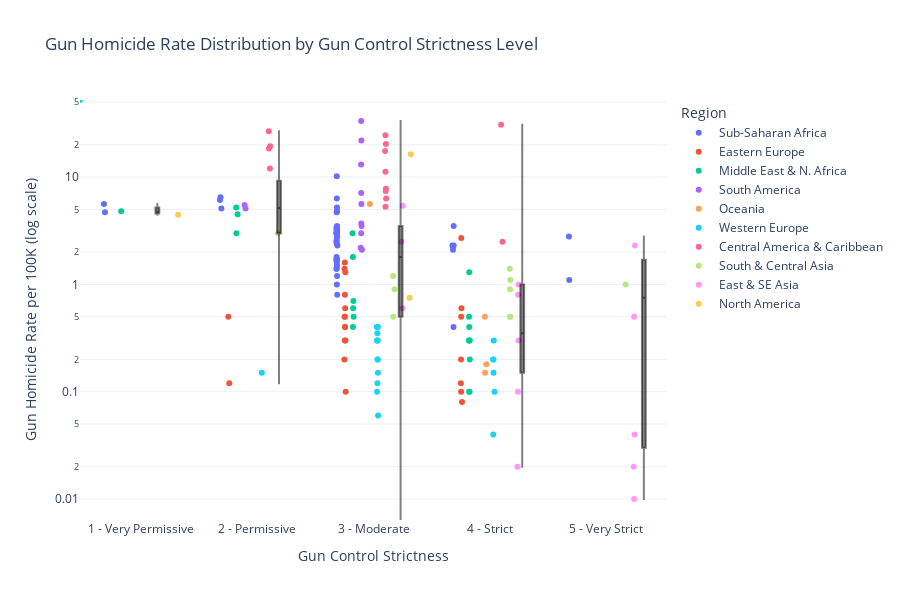

Notebook code for this chart:
### Markdown cell above
## Strip / Box Plot — Homicide Rate Distribution by Strictness Level

### Code cell
fig = px.strip(
    plot_df,
    x='strictness_label',
    y='gun_homicide_rate',
    color='region',
    hover_name='country_name',
    hover_data={'gun_homicide_rate': ':.2f', 'region': True, 'strictness_label': False},
    log_y=True,
    title='Gun Homicide Rate Distribution by Gun Control Strictness Level',
    labels={
        'strictness_label': 'Gun Control Strictness',
        'gun_homicide_rate': 'Gun Homicide Rate per 100K (log scale)',
        'region': 'Region',
    },
    category_orders={'strictness_label': list(STRICTNESS_LABELS.values())},
)

# Overlay box plot
for level in sorted(plot_df['gun_control_strictness'].unique()):
    subset = plot_df[plot_df['gun_control_strictness'] == level]
    fig.add_trace(go.Box(
        y=subset['gun_homicide_rate'],
        x=[STRICTNESS_LABELS[level]] * len(subset),
        name=f'Box {level}',
        marker_color='rgba(0,0,0,0.3)',
        line_color='rgba(0,0,0,0.5)',
        boxpoints=False,
        showlegend=False,
    ))

fig.update_layout(template='plotly_white', height=600)
fig.show()

### Figure 1 — Plotly figure (JSON) as saved in the notebook; plotly's stock layout.template omitted (floating-point values rounded to 4 significant figures)
{"data": [{"alignmentgroup": "True", "boxpoints": "all", "customdata": [["Sub-Saharan Africa"], ["Sub-Saharan Africa"], ["Sub-Saharan Africa"], ["Sub-Saharan Africa"], ["Sub-Saharan Africa"], ["Sub-Saharan Africa"], ["Sub-Saharan Africa"], ["Sub-Saharan Africa"], ["Sub-Saharan Africa"], ["Sub-Saharan Africa"], ["Sub-Saharan Africa"], ["Sub-Saharan Africa"], ["Sub-Saharan Africa"], ["Sub-Saharan Africa"], ["Sub-Saharan Africa"], ["Sub-Saharan Africa"], ["Sub-Saharan Africa"], ["Sub-Saharan Africa"], ["Sub-Saharan Africa"], ["Sub-Saharan Africa"], ["Sub-Saharan Africa"], ["Sub-Saharan Africa"], ["Sub-Saharan Africa"], ["Sub-Saharan Africa"], ["Sub-Saharan Africa"], ["Sub-Saharan Africa"], ["Sub-Saharan Africa"], ["Sub-Saharan Africa"], ["Sub-Saharan Africa"], ["Sub-Saharan Africa"], ["Sub-Saharan Africa"], ["Sub-Saharan Africa"], ["Sub-Saharan Africa"], ["Sub-Saharan Africa"], ["Sub-Saharan Africa"], ["Sub-Saharan Africa"], ["Sub-Saharan Africa"], ["Sub-Saharan Africa"], ["Sub-Saharan Africa"], ["Sub-Saharan Africa"], ["Sub-Saharan Africa"], ["Sub-Saharan Africa"], ["Sub-Saharan Africa"]], "fillcolor": "rgba(255,255,255,0)", "hoveron": "points", "hovertemplate": "<b>%{hovertext}</b><br><br>Region=%{customdata[0]}<br>Gun Homicide Rate per 100K (log scale)=%{y:.2f}<extra></extra>", "hovertext": ["Afghanistan", "Angola", "Benin", "Botswana", "Burkina Faso", "Burundi", "Cameroon", "Central African Republic", "Chad", "Congo", "DR Congo", "Cote d'Ivoire", "Eritrea", "Eswatini", "Ethiopia", "Gabon", "Ghana", "Guinea", "Guinea-Bissau", "Kenya", "Lesotho", "Liberia", "Madagascar", "Malawi", "Mali", "Mauritania", "Mauritius", "Mozambique", "Namibia", "Niger", "Nigeria", "Rwanda", "Senegal", "Sierra Leone", "Somalia", "South Africa", "South Sudan", "Sudan", "Tanzania", "Togo", "Uganda", "Zambia", "Zimbabwe"], "legendgroup": "Sub-Saharan Africa", "line": {"color": "rgba(255,255,255,0)"}, "marker": {"color": "#636efa"}, "name": "Sub-Saharan Africa", "offsetgroup": "Sub-Saharan Africa", "orientation": "v", "pointpos": 0, "showlegend": true, "type": "box", "x": ["1 - Very Permissive", "3 - Moderate", "3 - Moderate", "3 - Moderate", "3 - Moderate", "4 - Strict", "3 - Moderate", "2 - Permissive", "3 - Moderate", "3 - Moderate", "3 - Moderate", "3 - Moderate", "5 - Very Strict", "3 - Moderate", "4 - Strict", "3 - Moderate", "3 - Moderate", "3 - Moderate", "3 - Moderate", "4 - Strict", "3 - Moderate", "3 - Moderate", "3 - Moderate", "3 - Moderate", "3 - Moderate", "3 - Moderate", "4 - Strict", "3 - Moderate", "3 - Moderate", "3 - Moderate", "3 - Moderate", "5 - Very Strict", "3 - Moderate", "3 - Moderate", "1 - Very Permissive", "3 - Moderate", "2 - Permissive", "2 - Permissive", "4 - Strict", "3 - Moderate", "3 - Moderate", "3 - Moderate", "3 - Moderate"], "x0": " ", "xaxis": "x", "y": [4.7, 4.8, 0.8, 2.8, 1.5, 2.1, 2.9, 6.1, 3.2, 4.7, 3.0, 1.6, 2.8, 6.3, 3.5, 2.4, 1.7, 2.6, 3.4, 2.3, 3.1, 3.2, 1.4, 1.0, 3.5, 1.2, 0.4, 3.0, 5.2, 1.7, 3.2, 1.1, 1.4, 1.8, 5.6, 10.2, 6.5, 5.1, 2.3, 2.3, 3.3, 2.8, 2.5], "y0": " ", "yaxis": "y"}, {"alignmentgroup": "True", "boxpoints": "all", "customdata": [["Eastern Europe"], ["Eastern Europe"], ["Eastern Europe"], ["Eastern Europe"], ["Eastern Europe"], ["Eastern Europe"], ["Eastern Europe"], ["Eastern Europe"], ["Eastern Europe"], ["Eastern Europe"], ["Eastern Europe"], ["Eastern Europe"], ["Eastern Europe"], ["Eastern Europe"], ["Eastern Europe"], ["Eastern Europe"], ["Eastern Europe"], ["Eastern Europe"], ["Eastern Europe"], ["Eastern Europe"], ["Eastern Europe"], ["Eastern Europe"]], "fillcolor": "rgba(255,255,255,0)", "hoveron": "points", "hovertemplate": "<b>%{hovertext}</b><br><br>Region=%{customdata[0]}<br>Gun Homicide Rate per 100K (log scale)=%{y:.2f}<extra></extra>", "hovertext": ["Albania", "Armenia", "Azerbaijan", "Belarus", "Bosnia and Herzegovina", "Bulgaria", "Croatia", "Czech Republic", "Estonia", "Georgia", "Hungary", "Latvia", "Lithuania", "Moldova", "Montenegro", "Poland", "Romania", "Russia", "Serbia", "Slovakia", "Slovenia", "Ukraine"], "legendgroup": "Eastern Europe", "line": {"color": "rgba(255,255,255,0)"}, "marker": {"color": "#EF553B"}, "name": "Eastern Europe", "offsetgroup": "Eastern Europe", "orientation": "v", "pointpos": 0, "showlegend": true, "type": "box", "x": ["3 - Moderate", "3 - Moderate", "4 - Strict", "4 - Strict", "3 - Moderate", "3 - Moderate", "3 - Moderate", "2 - Permissive", "3 - Moderate", "3 - Moderate", "4 - Strict", "3 - Moderate", "3 - Moderate", "4 - Strict", "3 - Moderate", "4 - Strict", "4 - Strict", "4 - Strict", "2 - Permissive", "3 - Moderate", "3 - Moderate", "3 - Moderate"], "x0": " ", "xaxis": "x", "y": [1.3, 0.4, 0.6, 0.2, 0.6, 0.5, 0.3, 0.12, 0.3, 0.8, 0.12, 0.5, 0.4, 0.5, 1.4, 0.08, 0.1, 2.7, 0.5, 0.2, 0.1, 1.6], "y0": " ", "yaxis": "y"}, {"alignmentgroup": "True", "boxpoints": "all", "customdata": [["Middle East & N. Africa"], ["Middle East & N. Africa"], ["Middle East & N. Africa"], ["Middle East & N. Africa"], ["Middle East & N. Africa"], ["Middle East & N. Africa"], ["Middle East & N. Africa"], ["Middle East & N. Africa"], ["Middle East & N. Africa"], ["Middle East & N. Africa"], ["Middle East & N. Africa"], ["Middle East & N. Africa"], ["Middle East & N. Africa"], ["Middle East & N. Africa"], ["Middle East & N. Africa"], ["Middle East & N. Africa"], ["Middle East & N. Africa"], ["Middle East & N. Africa"], ["Middle East & N. Africa"]], "fillcolor": "rgba(255,255,255,0)", "hoveron": "points", "hovertemplate": "<b>%{hovertext}</b><br><br>Region=%{customdata[0]}<br>Gun Homicide Rate per 100K (log scale)=%{y:.2f}<extra></extra>", "hovertext": ["Algeria", "Bahrain", "Egypt", "Iran", "Iraq", "Israel", "Jordan", "Kuwait", "Lebanon", "Libya", "Morocco", "Oman", "Qatar", "Saudi Arabia", "Syria", "Tunisia", "Turkey", "United Arab Emirates", "Yemen"], "legendgroup": "Middle East & N. Africa", "line": {"color": "rgba(255,255,255,0)"}, "marker": {"color": "#00cc96"}, "name": "Middle East & N. Africa", "offsetgroup": "Middle East & N. Africa", "orientation": "v", "pointpos": 0, "showlegend": true, "type": "box", "x": ["4 - Strict", "4 - Strict", "4 - Strict", "4 - Strict", "2 - Permissive", "3 - Moderate", "3 - Moderate", "3 - Moderate", "2 - Permissive", "2 - Permissive", "4 - Strict", "4 - Strict", "4 - Strict", "3 - Moderate", "3 - Moderate", "4 - Strict", "3 - Moderate", "4 - Strict", "1 - Very Permissive"], "x0": " ", "xaxis": "x", "y": [0.5, 0.1, 0.4, 1.3, 5.2, 0.7, 0.5, 0.4, 3.0, 4.5, 0.3, 0.2, 0.1, 0.6, 3.0, 0.3, 1.8, 0.3, 4.8], "y0": " ", "yaxis": "y"}, {"alignmentgroup": "True", "boxpoints": "all", "customdata": [["South America"], ["South America"], ["South America"], ["South America"], ["South America"], ["South America"], ["South America"], ["South America"], ["South America"], ["South America"], ["South America"], ["South America"]], "fillcolor": "rgba(255,255,255,0)", "hoveron": "points", "hovertemplate": "<b>%{hovertext}</b><br><br>Region=%{customdata[0]}<br>Gun Homicide Rate per 100K (log scale)=%{y:.2f}<extra></extra>", "hovertext": ["Argentina", "Bolivia", "Brazil", "Chile", "Colombia", "Ecuador", "Guyana", "Paraguay", "Peru", "Suriname", "Uruguay", "Venezuela"], "legendgroup": "South America", "line": {"color": "rgba(255,255,255,0)"}, "marker": {"color": "#ab63fa"}, "name": "South America", "offsetgroup": "South America", "orientation": "v", "pointpos": 0, "showlegend": true, "type": "box", "x": ["3 - Moderate", "3 - Moderate", "3 - Moderate", "3 - Moderate", "3 - Moderate", "3 - Moderate", "3 - Moderate", "2 - Permissive", "3 - Moderate", "2 - Permissive", "3 - Moderate", "3 - Moderate"], "x0": " ", "xaxis": "x", "y": [2.2, 3.0, 21.9, 2.1, 13.1, 5.6, 7.1, 5.5, 3.7, 5.1, 3.5, 33.3], "y0": " ", "yaxis": "y"}, {"alignmentgroup": "True", "boxpoints": "all", "customdata": [["Oceania"], ["Oceania"], ["Oceania"], ["Oceania"]], "fillcolor": "rgba(255,255,255,0)", "hoveron": "points", "hovertemplate": "<b>%{hovertext}</b><br><br>Region=%{customdata[0]}<br>Gun Homicide Rate per 100K (log scale)=%{y:.2f}<extra></extra>", "hovertext": ["Australia", "Fiji", "New Zealand", "Papua New Guinea"], "legendgroup": "Oceania", "line": {"color": "rgba(255,255,255,0)"}, "marker": {"color": "#FFA15A"}, "name": "Oceania", "offsetgroup": "Oceania", "orientation": "v", "pointpos": 0, "showlegend": true, "type": "box", "x": ["4 - Strict", "4 - Strict", "4 - Strict", "3 - Moderate"], "x0": " ", "xaxis": "x", "y": [0.15, 0.5, 0.18, 5.6], "y0": " ", "yaxis": "y"}, {"alignmentgroup": "True", "boxpoints": "all", "customdata": [["Western Europe"], ["Western Europe"], ["Western Europe"], ["Western Europe"], ["Western Europe"], ["Western Europe"], ["Western Europe"], ["Western Europe"], ["Western Europe"], ["Western Europe"], ["Western Europe"], ["Western Europe"], ["Western Europe"], ["Western Europe"], ["Western Europe"], ["Western Europe"], ["Western Europe"], ["Western Europe"], ["Western Europe"], ["Western Europe"]], "fillcolor": "rgba(255,255,255,0)", "hoveron": "points", "hovertemplate": "<b>%{hovertext}</b><br><br>Region=%{customdata[0]}<br>Gun Homicide Rate per 100K (log scale)=%{y:.2f}<extra></extra>", "hovertext": ["Austria", "Belgium", "Cyprus", "Denmark", "Finland", "France", "Germany", "Greece", "Iceland", "Ireland", "Italy", "Luxembourg", "Malta", "Netherlands", "Norway", "Portugal", "Spain", "Sweden", "Switzerland", "United Kingdom"], "legendgroup": "Western Europe", "line": {"color": "rgba(255,255,255,0)"}, "marker": {"color": "#19d3f3"}, "name": "Western Europe", "offsetgroup": "Western Europe", "orientation": "v", "pointpos": 0, "showlegend": true, "type": "box", "x": ["3 - Moderate", "3 - Moderate", "3 - Moderate", "4 - Strict", "3 - Moderate", "3 - Moderate", "3 - Moderate", "3 - Moderate", "3 - Moderate", "4 - Strict", "3 - Moderate", "4 - Strict", "4 - Strict", "4 - Strict", "3 - Moderate", "3 - Moderate", "3 - Moderate", "3 - Moderate", "2 - Permissive", "4 - Strict"], "x0": " ", "xaxis": "x", "y": [0.15, 0.3, 0.2, 0.15, 0.2, 0.3, 0.06, 0.4, 0.0, 0.2, 0.35, 0.1, 0.3, 0.2, 0.1, 0.3, 0.12, 0.4, 0.15, 0.04], "y0": " ", "yaxis": "y"}, {"alignmentgroup": "True", "boxpoints": "all", "customdata": [["Central America & Caribbean"], ["Central America & Caribbean"], ["Central America & Caribbean"], ["Central America & Caribbean"], ["Central America & Caribbean"], ["Central America & Caribbean"], ["Central America & Caribbean"], ["Central America & Caribbean"], ["Central America & Caribbean"], ["Central America & Caribbean"], ["Central America & Caribbean"], ["Central America & Caribbean"], ["Central America & Caribbean"], ["Central America & Caribbean"]], "fillcolor": "rgba(255,255,255,0)", "hoveron": "points", "hovertemplate": "<b>%{hovertext}</b><br><br>Region=%{customdata[0]}<br>Gun Homicide Rate per 100K (log scale)=%{y:.2f}<extra></extra>", "hovertext": ["Bahamas", "Barbados", "Belize", "Costa Rica", "Cuba", "Dominican Republic", "El Salvador", "Guatemala", "Haiti", "Honduras", "Jamaica", "Nicaragua", "Panama", "Trinidad and Tobago"], "legendgroup": "Central America & Caribbean", "line": {"color": "rgba(255,255,255,0)"}, "marker": {"color": "#FF6692"}, "name": "Central America & Caribbean", "offsetgroup": "Central America & Caribbean", "orientation": "v", "pointpos": 0, "showlegend": true, "type": "box", "x": ["3 - Moderate", "3 - Moderate", "2 - Permissive", "3 - Moderate", "4 - Strict", "3 - Moderate", "3 - Moderate", "2 - Permissive", "2 - Permissive", "2 - Permissive", "4 - Strict", "3 - Moderate", "3 - Moderate", "3 - Moderate"], "x0": " ", "xaxis": "x", "y": [24.5, 7.4, 19.4, 6.3, 2.5, 11.2, 17.5, 18.5, 12.0, 26.7, 30.7, 5.3, 7.8, 20.3], "y0": " ", "yaxis": "y"}, {"alignmentgroup": "True", "boxpoints": "all", "customdata": [["South & Central Asia"], ["South & Central Asia"], ["South & Central Asia"], ["South & Central Asia"], ["South & Central Asia"], ["South & Central Asia"], ["South & Central Asia"], ["South & Central Asia"], ["South & Central Asia"], ["South & Central Asia"]], "fillcolor": "rgba(255,255,255,0)", "hoveron": "points", "hovertemplate": "<b>%{hovertext}</b><br><br>Region=%{customdata[0]}<br>Gun Homicide Rate per 100K (log scale)=%{y:.2f}<extra></extra>", "hovertext": ["Bangladesh", "India", "Kazakhstan", "Kyrgyzstan", "Nepal", "Pakistan", "Sri Lanka", "Tajikistan", "Turkmenistan", "Uzbekistan"], "legendgroup": "South & Central Asia", "line": {"color": "rgba(255,255,255,0)"}, "marker": {"color": "#B6E880"}, "name": "South & Central Asia", "offsetgroup": "South & Central Asia", "orientation": "v", "pointpos": 0, "showlegend": true, "type": "box", "x": ["4 - Strict", "3 - Moderate", "3 - Moderate", "3 - Moderate", "4 - Strict", "2 - Permissive", "4 - Strict", "4 - Strict", "5 - Very Strict", "4 - Strict"], "x0": " ", "xaxis": "x", "y": [1.1, 0.9, 0.5, 1.2, 0.9, 3.0, 1.4, 0.5, 1.0, 0.5], "y0": " ", "yaxis": "y"}, {"alignmentgroup": "True", "boxpoints": "all", "customdata": [["East & SE Asia"], ["East & SE Asia"], ["East & SE Asia"], ["East & SE Asia"], ["East & SE Asia"], ["East & SE Asia"], ["East & SE Asia"], ["East & SE Asia"], ["East & SE Asia"], ["East & SE Asia"], ["East & SE Asia"], ["East & SE Asia"], ["East & SE Asia"]], "fillcolor": "rgba(255,255,255,0)", "hoveron": "points", "hovertemplate": "<b>%{hovertext}</b><br><br>Region=%{customdata[0]}<br>Gun Homicide Rate per 100K (log scale)=%{y:.2f}<extra></extra>", "hovertext": ["Cambodia", "China", "Indonesia", "Japan", "South Korea", "Malaysia", "Mongolia", "Myanmar", "Philippines", "Singapore", "Thailand", "Timor-Leste", "Vietnam"], "legendgroup": "East & SE Asia", "line": {"color": "rgba(255,255,255,0)"}, "marker": {"color": "#FF97FF"}, "name": "East & SE Asia", "offsetgroup": "East & SE Asia", "orientation": "v", "pointpos": 0, "showlegend": true, "type": "box", "x": ["4 - Strict", "5 - Very Strict", "4 - Strict", "5 - Very Strict", "4 - Strict", "4 - Strict", "3 - Moderate", "5 - Very Strict", "3 - Moderate", "5 - Very Strict", "3 - Moderate", "4 - Strict", "5 - Very Strict"], "x0": " ", "xaxis": "x", "y": [0.8, 0.04, 0.1, 0.01, 0.02, 0.3, 0.6, 2.3, 5.4, 0.02, 2.5, 1.0, 0.5], "y0": " ", "yaxis": "y"}, {"alignmentgroup": "True", "boxpoints": "all", "customdata": [["North America"], ["North America"], ["North America"]], "fillcolor": "rgba(255,255,255,0)", "hoveron": "points", "hovertemplate": "<b>%{hovertext}</b><br><br>Region=%{customdata[0]}<br>Gun Homicide Rate per 100K (log scale)=%{y:.2f}<extra></extra>", "hovertext": ["Canada", "Mexico", "United States"], "legendgroup": "North America", "line": {"color": "rgba(255,255,255,0)"}, "marker": {"color": "#FECB52"}, "name": "North America", "offsetgroup": "North America", "orientation": "v", "pointpos": 0, "showlegend": true, "type": "box", "x": ["3 - Moderate", "3 - Moderate", "1 - Very Permissive"], "x0": " ", "xaxis": "x", "y": [0.75, 16.3, 4.46], "y0": " ", "yaxis": "y"}, {"boxpoints": false, "line": {"color": "rgba(0,0,0,0.5)"}, "marker": {"color": "rgba(0,0,0,0.3)"}, "name": "Box 1.0", "showlegend": false, "type": "box", "x": ["1 - Very Permissive", "1 - Very Permissive", "1 - Very Permissive", "1 - Very Permissive"], "y": [4.7, 5.6, 4.46, 4.8]}, {"boxpoints": false, "line": {"color": "rgba(0,0,0,0.5)"}, "marker": {"color": "rgba(0,0,0,0.3)"}, "name": "Box 2.0", "showlegend": false, "type": "box", "x": ["2 - Permissive", "2 - Permissive", "2 - Permissive", "2 - Permissive", "2 - Permissive", "2 - Permissive", "2 - Permissive", "2 - Permissive", "2 - Permissive", "2 - Permissive", "2 - Permissive", "2 - Permissive", "2 - Permissive", "2 - Permissive", "2 - Permissive", "2 - Permissive"], "y": [19.4, 6.1, 0.12, 18.5, 12.0, 26.7, 5.2, 3.0, 4.5, 3.0, 5.5, 0.5, 6.5, 5.1, 5.1, 0.15]}, {"boxpoints": false, "line": {"color": "rgba(0,0,0,0.5)"}, "marker": {"color": "rgba(0,0,0,0.3)"}, "name": "Box 3.0", "showlegend": false, "type": "box", "x": ["3 - Moderate", "3 - Moderate", "3 - Moderate", "3 - Moderate", "3 - Moderate", "3 - Moderate", "3 - Moderate", "3 - Moderate", "3 - Moderate", "3 - Moderate", "3 - Moderate", "3 - Moderate", "3 - Moderate", "3 - Moderate", "3 - Moderate", "3 - Moderate", "3 - Moderate", "3 - Moderate", "3 - Moderate", "3 - Moderate", "3 - Moderate", "3 - Moderate", "3 - Moderate", "3 - Moderate", "3 - Moderate", "3 - Moderate", "3 - Moderate", "3 - Moderate", "3 - Moderate", "3 - Moderate", "3 - Moderate", "3 - Moderate", "3 - Moderate", "3 - Moderate", "3 - Moderate", "3 - Moderate", "3 - Moderate", "3 - Moderate", "3 - Moderate", "3 - Moderate", "3 - Moderate", "3 - Moderate", "3 - Moderate", "3 - Moderate", "3 - Moderate", "3 - Moderate", "3 - Moderate", "3 - Moderate", "3 - Moderate", "3 - Moderate", "3 - Moderate", "3 - Moderate", "3 - Moderate", "3 - Moderate", "3 - Moderate", "3 - Moderate", "3 - Moderate", "3 - Moderate", "3 - Moderate", "3 - Moderate", "3 - Moderate", "3 - Moderate", "3 - Moderate", "3 - Moderate", "3 - Moderate", "3 - Moderate", "3 - Moderate", "3 - Moderate", "3 - Moderate", "3 - Moderate", "3 - Moderate", "3 - Moderate", "3 - Moderate", "3 - Moderate", "3 - Moderate", "3 - Moderate", "3 - Moderate", "3 - Moderate", "3 - Moderate", "3 - Moderate", "3 - Moderate", "3 - Moderate", "3 - Moderate", "3 - Moderate", "3 - Moderate", "3 - Moderate", "3 - Moderate", "3 - Moderate", "3 - Moderate", "3 - Moderate"], "y": [1.3, 4.8, 2.2, 0.4, 0.15, 24.5, 7.4, 0.3, 0.8, 3.0, 0.6, 2.8, 21.9, 0.5, 1.5, 2.9, 0.75, 3.2, 2.1, 13.1, 4.7, 3.0, 6.3, 1.6, 0.3, 0.2, 11.2, 5.6, 17.5, 0.3, 6.3, 0.2, 0.3, 2.4, 0.8, 0.06, 1.7, 0.4, 2.6, 3.4, 7.1, 0.0, 0.9, 0.7, 0.35, 0.5, 0.5, 0.4, 1.2, 0.5, 3.1, 3.2, 0.4, 1.4, 1.0, 3.5, 1.2, 16.3, 0.6, 1.4, 3.0, 5.2, 5.3, 1.7, 3.2, 0.1, 7.8, 5.6, 3.7, 5.4, 0.3, 0.6, 1.4, 1.8, 0.2, 0.1, 10.2, 0.12, 0.4, 3.0, 2.5, 2.3, 20.3, 1.8, 3.3, 1.6, 3.5, 33.3, 2.8, 2.5]}, {"boxpoints": false, "line": {"color": "rgba(0,0,0,0.5)"}, "marker": {"color": "rgba(0,0,0,0.3)"}, "name": "Box 4.0", "showlegend": false, "type": "box", "x": ["4 - Strict", "4 - Strict", "4 - Strict", "4 - Strict", "4 - Strict", "4 - Strict", "4 - Strict", "4 - Strict", "4 - Strict", "4 - Strict", "4 - Strict", "4 - Strict", "4 - Strict", "4 - Strict", "4 - Strict", "4 - Strict", "4 - Strict", "4 - Strict", "4 - Strict", "4 - Strict", "4 - Strict", "4 - Strict", "4 - Strict", "4 - Strict", "4 - Strict", "4 - Strict", "4 - Strict", "4 - Strict", "4 - Strict", "4 - Strict", "4 - Strict", "4 - Strict", "4 - Strict", "4 - Strict", "4 - Strict", "4 - Strict", "4 - Strict", "4 - Strict", "4 - Strict", "4 - Strict", "4 - Strict", "4 - Strict"], "y": [0.5, 0.15, 0.6, 0.1, 1.1, 0.2, 2.1, 0.8, 2.5, 0.15, 0.4, 3.5, 0.5, 0.12, 0.1, 1.3, 0.2, 30.7, 2.3, 0.02, 0.1, 0.3, 0.3, 0.4, 0.5, 0.3, 0.9, 0.2, 0.18, 0.2, 0.08, 0.1, 0.1, 2.7, 1.4, 0.5, 2.3, 1.0, 0.3, 0.3, 0.04, 0.5]}, {"boxpoints": false, "line": {"color": "rgba(0,0,0,0.5)"}, "marker": {"color": "rgba(0,0,0,0.3)"}, "name": "Box 5.0", "showlegend": false, "type": "box", "x": ["5 - Very Strict", "5 - Very Strict", "5 - Very Strict", "5 - Very Strict", "5 - Very Strict", "5 - Very Strict", "5 - Very Strict", "5 - Very Strict"], "y": [0.04, 2.8, 0.01, 2.3, 1.1, 0.02, 1.0, 0.5]}], "layout": {"boxmode": "group", "height": 600, "legend": {"title": {"text": "Region"}, "tracegroupgap": 0}, "title": {"text": "Gun Homicide Rate Distribution by Gun Control Strictness Level"}, "xaxis": {"anchor": "y", "categoryarray": ["1 - Very Permissive", "2 - Permissive", "3 - Moderate", "4 - Strict", "5 - Very Strict"], "categoryorder": "array", "domain": [0.0, 1.0], "title": {"text": "Gun Control Strictness"}}, "yaxis": {"anchor": "x", "domain": [0.0, 1.0], "title": {"text": "Gun Homicide Rate per 100K (log scale)"}, "type": "log"}}}
